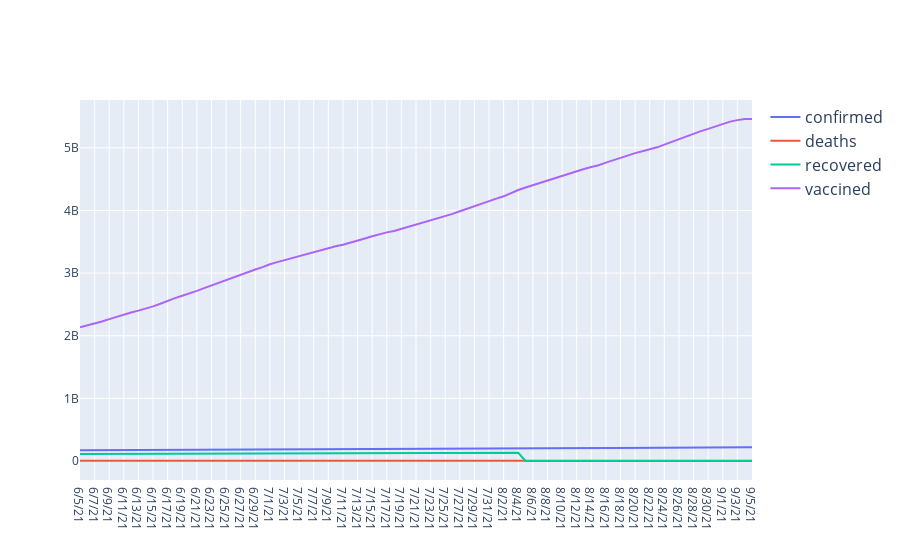

The notebook cell saved with this chart:
### Code cell
fig = go.Figure()
fig.add_trace(go.Scatter(x=df.index, y=df["confirmed"], name="confirmed"))
fig.add_trace(go.Scatter(x=df.index, y=df["deaths"], name="deaths"))
fig.add_trace(go.Scatter(x=df.index, y=df["recovered"], name="recovered"))
fig.add_trace(go.Scatter(x=df.index, y=df["vaccined"], name="vaccined"))
fig.update_traces(hoverinfo='text+name', mode='lines')
fig.update_layout(legend=dict(font_size=16))
fig.show()
